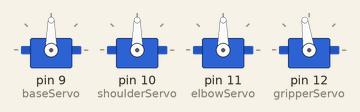
This sketch was run on a simulated Arduino Uno, built with avr-gcc and run on an emulated ATmega328P. Shown: 4 × servo.

Above: at 2.66 s.
At 9.9 s:
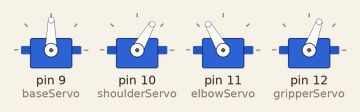
At 14.5 s:
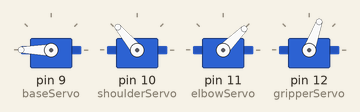
At 19.3 s:
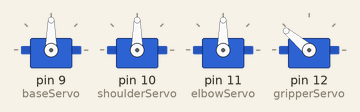
At 28.2 s:
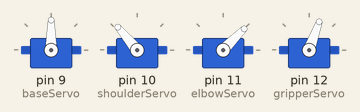
At 37.6 s:
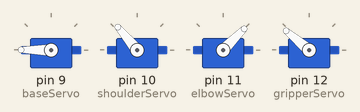
Timing chart, 0 to 40.0 s (numbered marks = the images above):
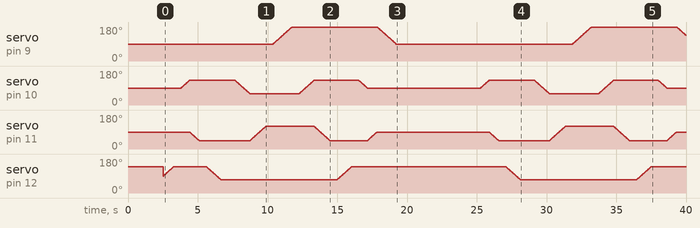

The sketch:

robot_arm_control.ino
```cpp
#include <Servo.h>

// Create servo objects
Servo baseServo;      // Controls the base rotation (pin 9)
Servo shoulderServo;  // Controls shoulder joint (pin 10)
Servo elbowServo;     // Controls elbow joint (pin 11)
Servo gripperServo;   // Controls the gripper (pin 12)

// Define initial positions
int basePos = 90;     // Center position
int shoulderPos = 90; // Neutral position
int elbowPos = 90;    // Neutral position
int gripperPos = 90;  // Open position

// Define positions for picking and placing
const int PICK_BASE = 90;      // Front position
const int PLACE_BASE = 180;    // Back position
const int SHOULDER_DOWN = 130; // Down position for picking
const int SHOULDER_UP = 60;    // Up position for carrying
const int ELBOW_EXTEND = 45;   // Extended position
const int ELBOW_RETRACT = 120; // Retracted position
const int GRIPPER_OPEN = 140;  // Open position
const int GRIPPER_CLOSE = 70;  // Closed position around ball

void setup() {
  // Attach servos to their respective pins
  baseServo.attach(9);
  shoulderServo.attach(10);
  elbowServo.attach(11);
  gripperServo.attach(12);

  // Move to initial position
  moveToNeutral();
  delay(2000);
}

void loop() {
  pickAndPlaceBall();
  delay(5000); // Wait 5 seconds before repeating
}

void moveToNeutral() {
  // Move all servos to neutral position
  baseServo.write(90);
  shoulderServo.write(90);
  elbowServo.write(90);
  gripperServo.write(GRIPPER_OPEN);
}

void moveSlowly(Servo &servo, int startPos, int endPos, int delayTime) {
  // Move servo slowly from start to end position
  if (startPos < endPos) {
    for (int pos = startPos; pos <= endPos; pos++) {
      servo.write(pos);
      delay(delayTime);
    }
  } else {
    for (int pos = startPos; pos >= endPos; pos--) {
      servo.write(pos);
      delay(delayTime);
    }
  }
}

void pickAndPlaceBall() {
  // 1. Move to front position
  moveSlowly(baseServo, basePos, PICK_BASE, 15);
  delay(500);

  // 2. Open gripper
  moveSlowly(gripperServo, gripperPos, GRIPPER_OPEN, 15);
  delay(500);

  // 3. Lower arm to pick position
  moveSlowly(shoulderServo, shoulderPos, SHOULDER_DOWN, 15);
  moveSlowly(elbowServo, elbowPos, ELBOW_EXTEND, 15);
  delay(500);

  // 4. Close gripper to grab ball
  moveSlowly(gripperServo, GRIPPER_OPEN, GRIPPER_CLOSE, 15);
  delay(1000);

  // 5. Lift arm
  moveSlowly(shoulderServo, SHOULDER_DOWN, SHOULDER_UP, 15);
  moveSlowly(elbowServo, ELBOW_EXTEND, ELBOW_RETRACT, 15);
  delay(500);

  // 6. Rotate to back position
  moveSlowly(baseServo, PICK_BASE, PLACE_BASE, 15);
  delay(500);

  // 7. Lower arm to place position
  moveSlowly(shoulderServo, SHOULDER_UP, SHOULDER_DOWN, 15);
  moveSlowly(elbowServo, ELBOW_RETRACT, ELBOW_EXTEND, 15);
  delay(500);

  // 8. Open gripper to release ball
  moveSlowly(gripperServo, GRIPPER_CLOSE, GRIPPER_OPEN, 15);
  delay(500);

  // 9. Return to neutral position
  moveSlowly(shoulderServo, SHOULDER_DOWN, 90, 15);
  moveSlowly(elbowServo, ELBOW_EXTEND, 90, 15);
  moveSlowly(baseServo, PLACE_BASE, 90, 15);

  // Update current positions
  basePos = 90;
  shoulderPos = 90;
  elbowPos = 90;
  gripperPos = GRIPPER_OPEN;
}
```
